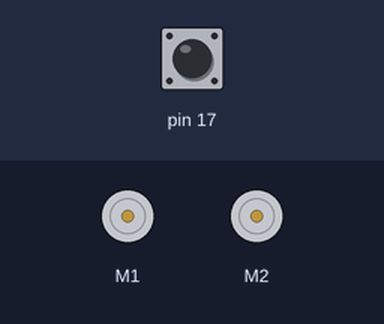
Recording of a sketch running on a simulated Arduino Leonardo, built with avr-gcc and run on an emulated ATmega32U4. Shown: 2 × DC motor (green arrow = forward, orange = backward, longer = faster). The inputs (shaded band) are chosen by the test bench; at power-on: pin 17 HIGH. What the sketch prints to the serial monitor is not drawn.

Above: at 0.8 s.
0.9 s: pin 17 pulled LOW for 0.15 s
At 1.4 s:
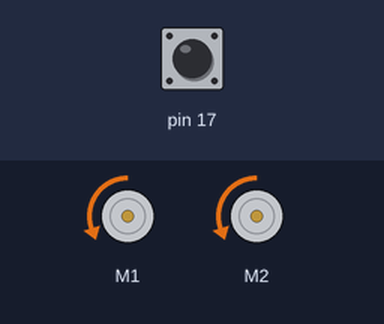
Timing chart, 0 to 3.9 s (numbered marks = the images above; inputs shaded):
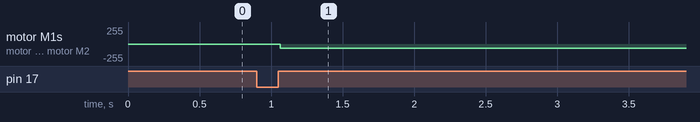

The sketch:

ryggelading.ino
```cpp
#include <Zumo32U4.h>
//#include <WiFi.h>
#include <PubSubClient.h>
#include <Wire.h>
#include "mqtt.h"
#include <EEPROM.h>  //for å lagre og skrive data som ikke slettes ved shut down må man skrive til eeprom hvert byte kan bare holde verdier fra 0-255
#include "mqtt.h"
#include <PubSubClient.h>


#define RXD2 22
#define TXD2 26

int leftmotor;
int rightmotor;

Zumo32U4Motors motors;
Zumo32U4ButtonC buttonC;

//#define BUTTON_PIN 13;

//Pushbutton buttonC(BUTTON_PIN);


const int buttonPin = 27;
int ledPin = 19;
unsigned long previousMillis;
int buttonState = 0;
int singlePress = 0;
int batteryLevel = 15;
const long interval = 1000;
int ledState = LOW;  // ledState used to set the LED

/*
WiFiClient espClient;
PubSubClient client(espClient);
long lastMsg = 0;
char msg[50];
*/
void setup() {
  /*
  setup_wifi();
  client.setServer("172.20.10.3", 1883);
  client.setCallback(callback);
  */

  Serial.begin(9600);
  buttonC.waitForButton();
}

unsigned long currentMillis = millis();
void loop() {
  /*
  //Blinke del
  if (batteryLevel <= 20) {
    if (currentMillis - previousMillis >= interval) {
      // save the last time you blinked the LED
      previousMillis = currentMillis;

      // if the LED is off turn it on and vice-versa:
      if (ledState == LOW) {
        ledState = HIGH;
      } else {
        ledState = LOW;
      }

      // set the LED with the ledState of the variable:
      digitalWrite(ledPin, ledState);
    }
  }
  delay(10);
  */


  // Dobble click del
  click();
}

void click() {
  if (!buttonC.isPressed() == HIGH && buttonState == 0) {
    unsigned long currentMillis = millis();

    //two presses within 500ms
    if (currentMillis - previousMillis < 500) {
      singlePress = 0;
      //Do double press action
      Serial.println("Nødlading");

      // Kjører i revers for nødlading i 2 sec lader opp 25% av batteriet
      int speed = -100;
      motors.setLeftSpeed(speed);
      motors.setRightSpeed(speed);
      batteryLevel = batteryLevel + 25;
      delay(2);
      /*
      char batterylvl_str[8];
      dtostrf(batteryLevel, 1, 2, batterylvl_str);
      client.publish("batteryLevel", batteryLevel);
      */


    } else {
      singlePress = 1;
      delay(10);
    }

    previousMillis = currentMillis;
    buttonState = 1;
  } else if (!buttonC.isPressed()) {
    buttonState = 0;
  }

  //check if 500ms have passed with no second button press
  if (singlePress == 1 && millis() - previousMillis > 500) {
    singlePress = 0;
    //DO single press stuff
    Serial.println("Single press");
    delay(10);
  }
}
```

mqtt.h
```cpp
#pragma once

const char* ssid = "iphone";
const char* password = "gruppec29";

/*
void setup_wifi() {
  delay(10);
  // We start by connecting to a WiFi network
  Serial.println();
  Serial.print("Connecting to ");
  Serial.println(ssid);

  WiFi.begin(ssid, password);

  while (WiFi.status() != WL_CONNECTED) {
    delay(500);
    Serial.print(".");
  }

  Serial.println("");
  Serial.println("WiFi connected");
  Serial.println("IP address: ");
  Serial.println(WiFi.localIP());
}
*/
```

Measured:
- after the input at 0.9 s, motor M1, motor M2: stopped → backward 63/255 after 0.16 s
